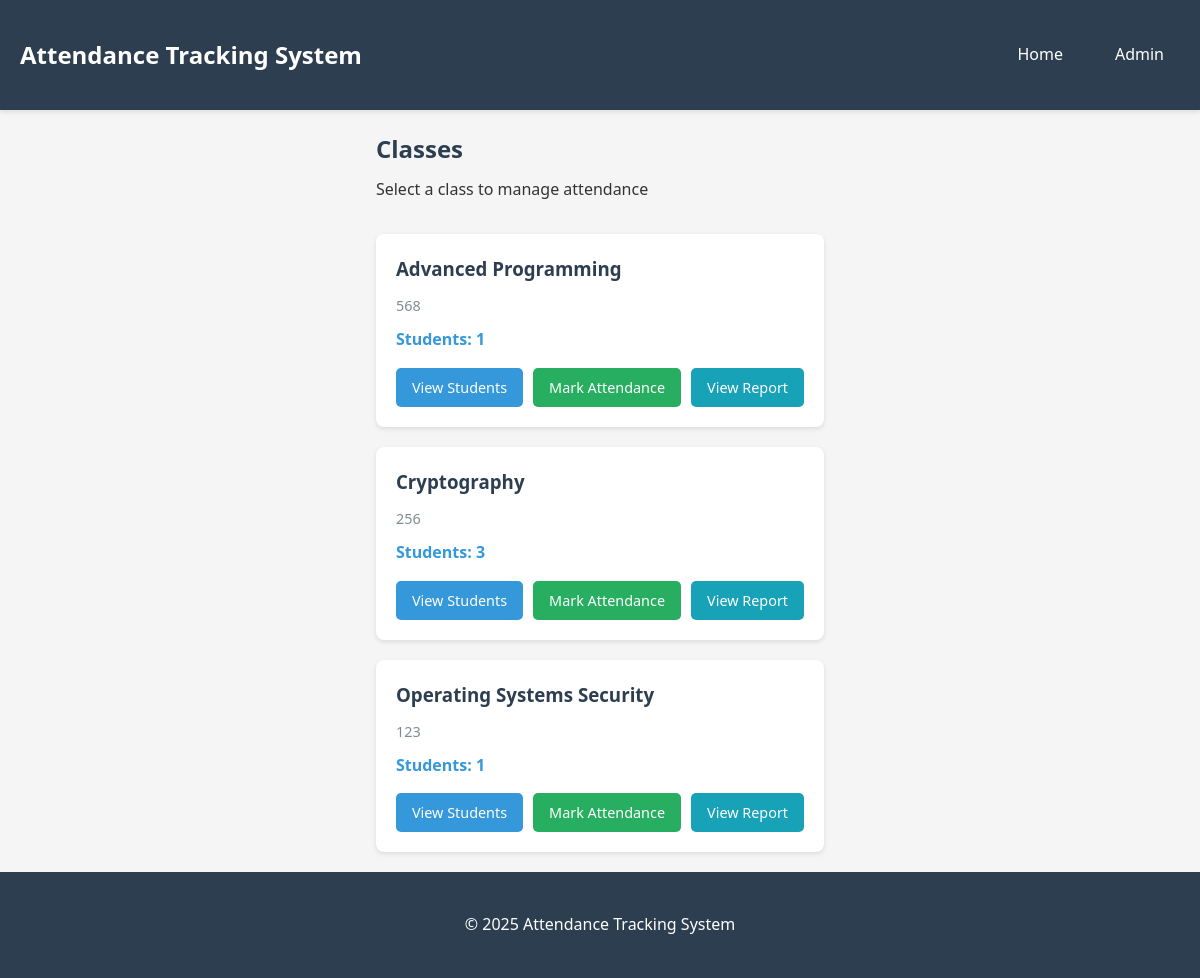
The page / on the database its author committed.
### attendance/models.py (models this page shows, shortened)
class Class(models.Model):
    name = models.CharField(max_length=100)
    code = models.CharField(max_length=20, unique=True)
    description = models.TextField(blank=True)
    created_at = models.DateTimeField(auto_now_add=True)
    class Meta:
        verbose_name_plural = "Classes"
        ordering = ['name']

### attendance/views.py (the view)
# urls.py: path('', views.home, name='home'),
def home(request):
    classes = Class.objects.all()
    return render(request, 'attendance/home.html', {'classes': classes})

### templates/attendance/home.html (shortened to what this page needs)
{% extends 'base.html' %}
{% block content %}
<div class="page-header">
    <h2>Classes</h2>
    <p>Select a class to manage attendance</p>
</div>
{% if classes %}
    <div class="classes-grid">
        {% for class in classes %}
            <div class="class-card">
                <h3>{{ class.name }}</h3>
                <p class="class-code">{{ class.code }}</p>
                <p class="student-count">Students: {{ class.students.count }}</p>
                <div class="class-actions">
                    <a href="{% url 'class_students' class.id %}" class="btn btn-primary">View Students</a>
                    <a href="{% url 'mark_attendance' class.id %}" class="btn btn-success">Mark Attendance</a>
                    <a href="{% url 'attendance_report' class.id %}" class="btn btn-info">View Report</a>
                </div>
            </div>
        {% endfor %}
    </div>
{% else %}
    <div class="empty-state">
        <p>No classes found. Please add classes through the <a href="/admin/">Admin Panel</a>.</p>
    </div>
{% endif %}
{% endblock %}

### static/css/style.css (style rules this page uses)
* { margin: 0; padding: 0; box-sizing: border-box; }
body { font-family: 'Segoe UI', Tahoma, Geneva, Verdana, sans-serif; line-height: 1.6; color: #333; background-color: #f5f5f5; min-height: 100vh; display: flex; flex-direction: column; }
.page-header { margin-bottom: 2rem; }
.page-header h2 { color: #2c3e50; margin-bottom: 0.5rem; }
.btn { display: inline-block; padding: 10px 20px; text-decoration: none; border-radius: 5px; border: none; cursor: pointer; font-size: 1rem; transition: all 0.3s; }
.btn-primary { background-color: #3498db; color: white; }
.btn-success { background-color: #27ae60; color: white; }
.btn-info { background-color: #17a2b8; color: white; }
.classes-grid { display: grid; grid-template-columns: repeat(auto-fill, minmax(300px, 1fr)); gap: 20px; margin-top: 2rem; }
.class-card { background: white; padding: 20px; border-radius: 8px; box-shadow: 0 2px 5px rgba(0,0,0,0.1); transition: transform 0.3s, box-shadow 0.3s; }
.class-card h3 { color: #2c3e50; margin-bottom: 10px; }
.class-code { color: #7f8c8d; font-size: 0.9rem; margin-bottom: 10px; }
.student-count { color: #3498db; font-weight: bold; margin-bottom: 15px; }
.class-actions { display: flex; gap: 10px; flex-wrap: wrap; }
.class-actions .btn { padding: 8px 16px; font-size: 0.9rem; }

### rows shown on the page
Class: name "Advanced Programming", code "568", students.count "1"
Class: name "Cryptography", code "256", students.count "3"
Class: name "Operating Systems Security", code "123", students.count "1"
